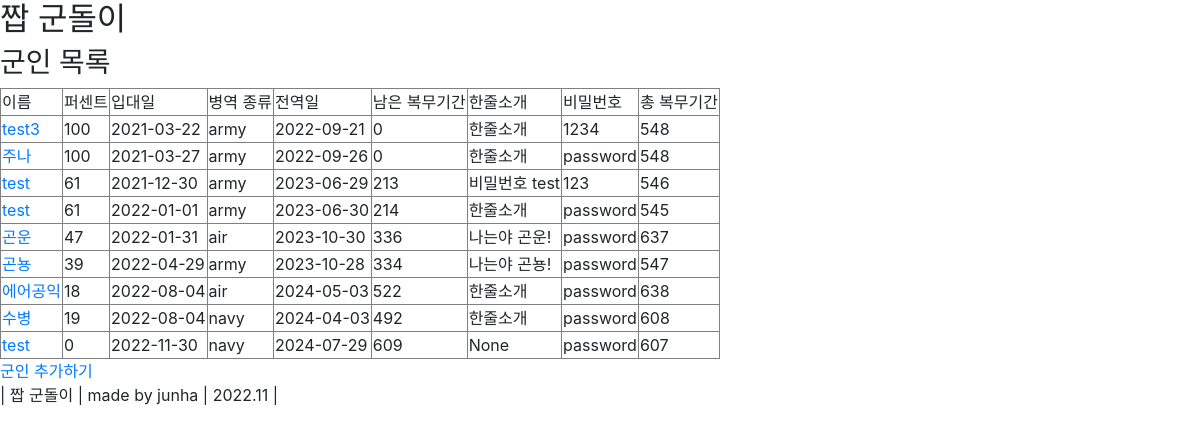
The app's page /fake_gundori/soldier/, older data.
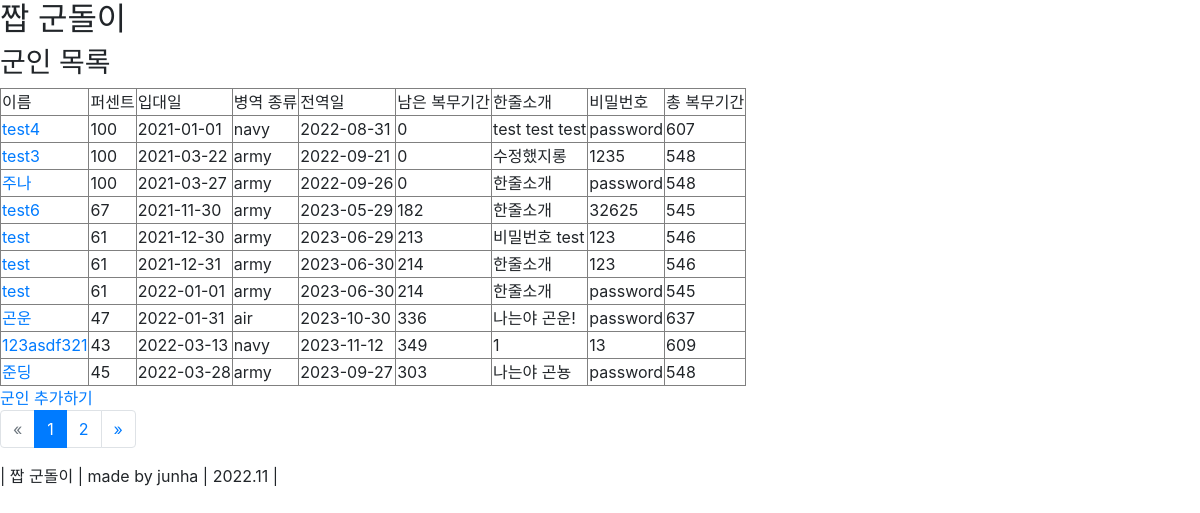
The same page, newer data.
### fake_gundori/models.py (models this page shows, shortened)
class Soldier(models.Model):
    name = models.CharField(max_length=20)
    password = models.CharField(max_length=20, default="password")
    enter_date = models.DateTimeField()
    army_choice = models.CharField(choices=ARMY_CHOICE, max_length=30, null=True)
    bio = models.CharField(max_length=200, null=True, blank=True, default="한줄소개")
    def get_absolute_url(self):
        return reverse('soldier_detail', kwargs={'pk': self.pk})
    @property
    def end_date(self):
        enter_date = self.enter_date
        army_choice = self.army_choice
        if army_choice == "army":
            end_date = enter_date + relativedelta(months=18) + relativedelta(days=-1)
        if army_choice == "navy":
            end_date = enter_date + relativedelta(months=20) + relativedelta(days=-1)
        if army_choice == "air":
            end_date = enter_date + relativedelta(months=21) + relativedelta(days=-1)
        return end_date
    @property
    def remain_days(self):
        end_date = self.end_date
        remain_days = (end_date - timezone.now()).days
        if remain_days < 0:
            remain_days = 0
        return remain_days
    @property
    def total_days(self):
        end_date = self.end_date
        enter_date = self.enter_date
        return (end_date - enter_date).days
    @property
    def percent(self):
        end_date = self.end_date
        enter_date = self.enter_date
        serve_timedelta = (timezone.now() - enter_date) # datetime.timedelta object
        total_timedelta = (end_date - enter_date) #datetime.timedelta object
        percent = serve_timedelta.total_seconds() / total_timedelta.total_seconds() * 100
        if percent > 100:
            percent = 100
        if percent < 0:
            percent = 0
        return round(percent)

### fake_gundori/views.py (the view)
# urls.py: path('soldier/', views.SoldierListView.as_view(), name='soldier-list'),
class SoldierListView(generic.ListView):
    context_object_name = 'soldier_list'
    template_name = 'soldier_list.html'
    paginate_by = 10
    def get_queryset(self):
        return Soldier.objects.all().order_by('enter_date')

### fake_gundori/templates/soldier_list.html (shortened to what this page needs)
{% extends "base_generic.html" %}
{% block content %}
<h2>짭 군돌이</h2>
<h3>군인 목록</h3>
{% if soldier_list %}
<table border="1">
    <tr>
        <td>이름</td>
        <td>퍼센트</td>
        <td>입대일</td>
        <td>병역 종류</td>
        <td>전역일</td>
        <td>남은 복무기간</td>
        <td>한줄소개</td>
        <td>비밀번호</td>
        <td>총 복무기간</td>
    </tr>
    {% for soldier in soldier_list %}
    <tr>
        <td>
            <a href="{{ soldier.get_absolute_url }}">{{ soldier.name }}</a>
        </td>
        <td>{{ soldier.percent }}</td>
        <td>{{ soldier.enter_date|date:"Y-m-d" }}</td>
        <td>{{ soldier.army_choice }}</td>
        <td>{{ soldier.end_date|date:"Y-m-d" }}</td>
        <td>{{ soldier.remain_days }}</td>
        <td>{{ soldier.bio }}</td>
        <td>{{ soldier.password }}</td>
        <td>{{ soldier.total_days }}</td>
    </tr>
    {% endfor %}
</table>
{% else %}
<p>군인을 추가해주세요.</p>
{% endif %}
<div>
    <a href="add">군인 추가하기</a>
</div>
{% if is_paginated %}
<nav aria-label="Page navigation">
<ul class="pagination">
    {% if page_obj.has_previous %}
    <li class="page-item">
        <a class="page-link" href="?page={{ page_obj.previous_page_number }}">&laquo;</a>
    </li>
    {% else %}
    <li class="page-item disabled">
        <span class="page-link">&laquo;</span>
    </li>
    {% endif %}
    {% for i in paginator.page_range %}
    {% if page_obj.number == i %}
    <li class="page-item active">
        <span class="page-link">{{ i }}
        </span>
    </li>
    {% else %}
    <li class="page-item">
        <a class="page-link" href="?page={{ i }}">{{ i }}</a>
    </li>
    {% endif %}
    {% endfor %}
    {% if page_obj.has_next %}
    <li class="page-item">
        <a class="page-link" href="?page={{ page_obj.next_page_number }}">&raquo;</a>
    </li>
    {% else %}
    <li class="page-item disabled">
        <span class="page-link">&raquo;</span>
    </li>
    {% endif %}
</ul>
</nav>
{% endif %}
{% endblock %}

Row changes from the older to the newer data that the page shows:
no longer on this page (row unchanged): Soldier: name "곤뇽", percent "39", enter_date "2022-04-29", army_choice "army", end_date "2023-10-28", remain_days "334", bio "나는야 곤뇽!", password "password", total_days "547"
no longer on this page (row unchanged): Soldier: name "에어공익", percent "18", enter_date "2022-08-04", army_choice "air", end_date "2024-05-03", remain_days "522", bio "한줄소개", password "password", total_days "638"
no longer on this page (row unchanged): Soldier: name "수병", percent "19", enter_date "2022-08-04", army_choice "navy", end_date "2024-04-03", remain_days "492", bio "한줄소개", password "password", total_days "608"
no longer on this page (row unchanged): Soldier: name "test", percent "0", enter_date "2022-11-30", army_choice "navy", end_date "2024-07-29", remain_days "609", bio "None", password "password", total_days "607"
added Soldier: name "test4", percent "100", enter_date "2021-01-01", army_choice "navy", end_date "2022-08-31", remain_days "0", bio "test test test", password "password", total_days "607"
changed Soldier "test3": bio "한줄소개" → "수정했지롱"; password "1234" → "1235"
added Soldier: name "test6", percent "67", enter_date "2021-11-30", army_choice "army", end_date "2023-05-29", remain_days "182", bio "한줄소개", password "32625", total_days "545"
added Soldier: name "test", percent "61", enter_date "2021-12-31", army_choice "army", end_date "2023-06-30", remain_days "214", bio "한줄소개", password "123", total_days "546"
added Soldier: name "123asdf321", percent "43", enter_date "2022-03-13", army_choice "navy", end_date "2023-11-12", remain_days "349", bio "1", password "13", total_days "609"
added Soldier: name "준딩", percent "45", enter_date "2022-03-28", army_choice "army", end_date "2023-09-27", remain_days "303", bio "나는야 곤뇽", password "password", total_days "548"
Text that changed along with them:
new list line: "1"
new list line: "2"
